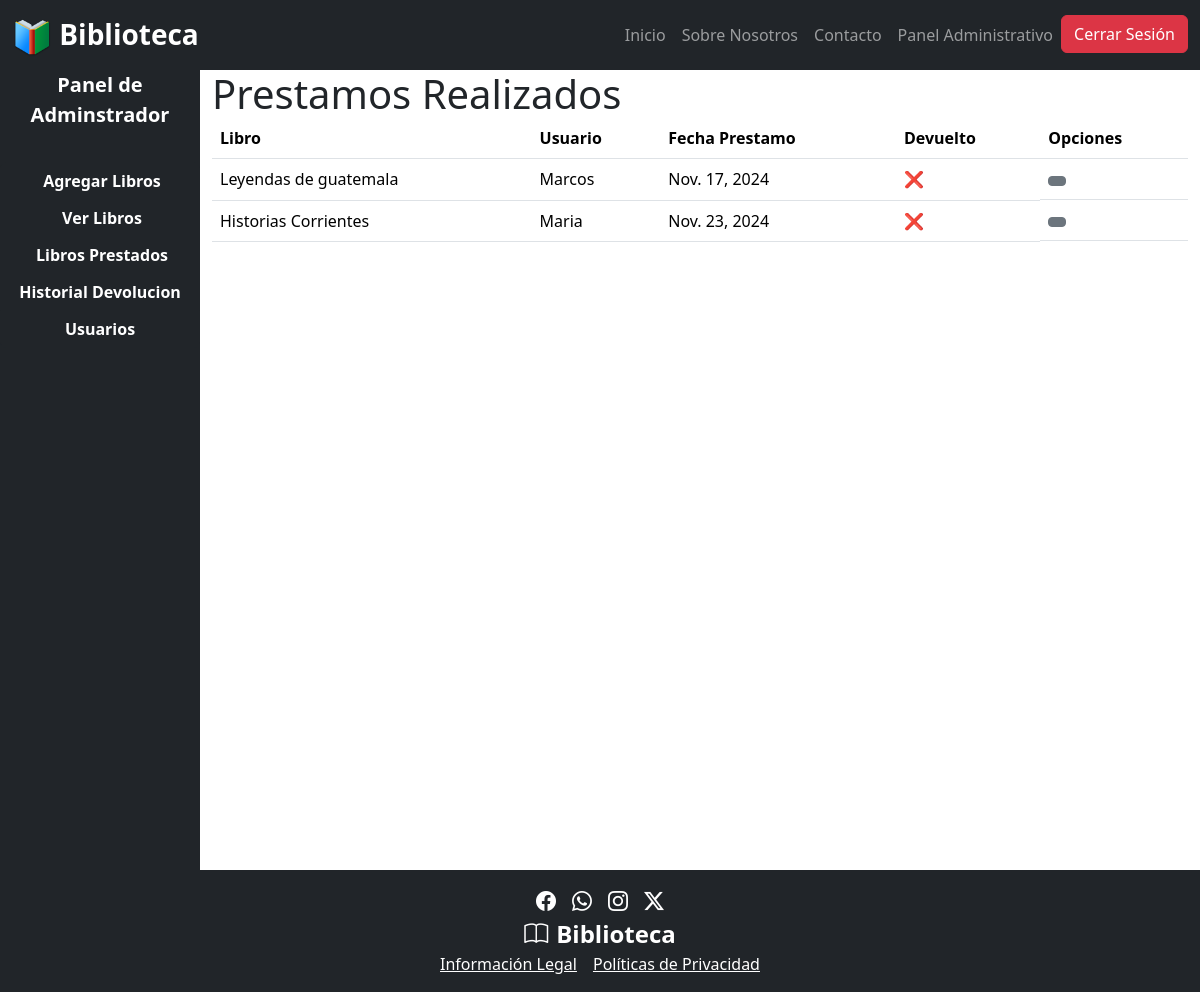
/prestamos/ (signed in), run on an earlier commit of the app's database.
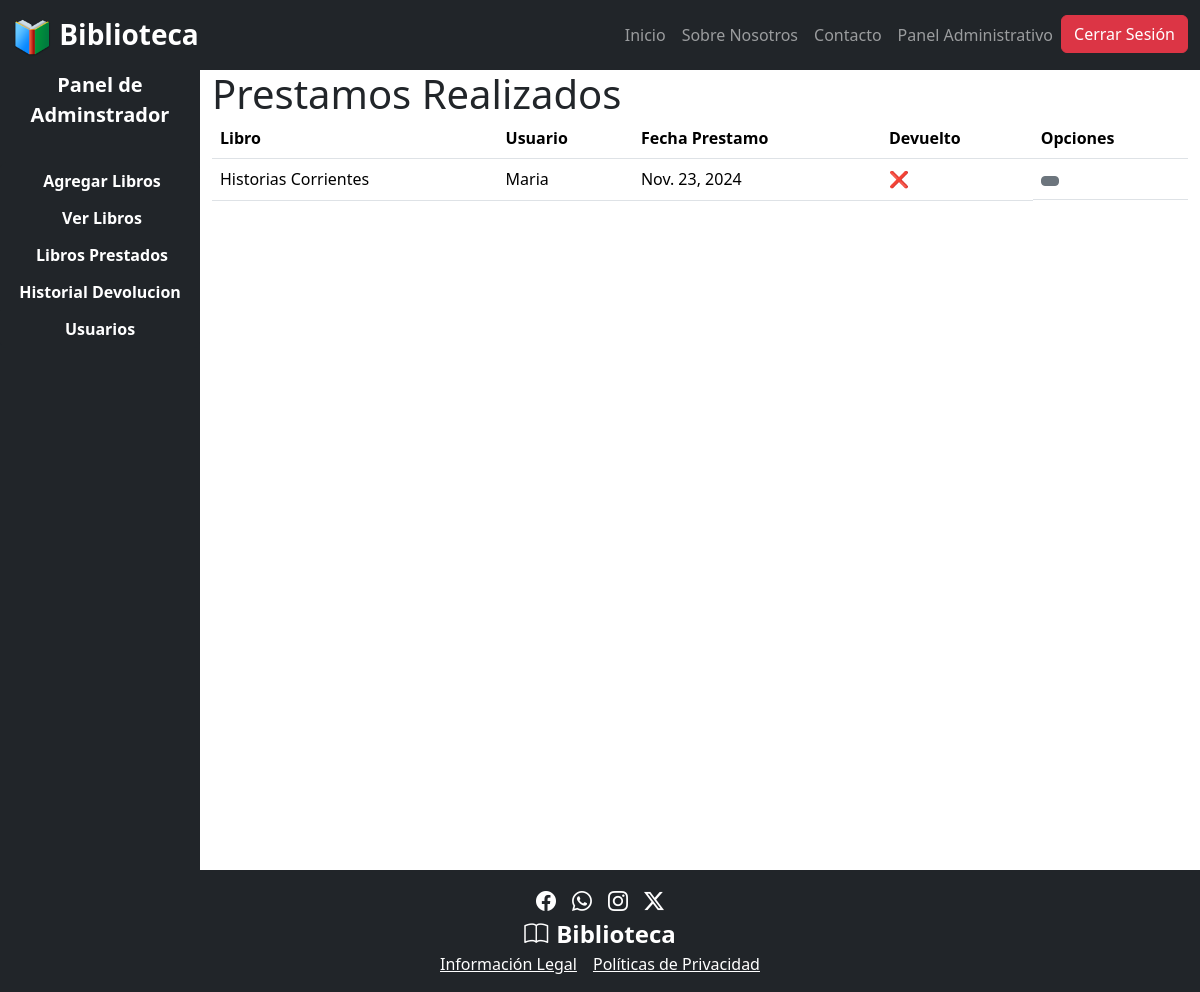
And on a later commit of the database.
### app/models.py (models this page shows, shortened)
class Prestamo(models.Model):
    libro = models.ForeignKey(libros, on_delete=models.CASCADE)
    usuario = models.ForeignKey(User, on_delete=models.CASCADE)
    fecha_prestamo = models.DateField(auto_now_add=True)
    fecha_devolucion = models.DateField(null=True, blank=True)
    devuelto = models.BooleanField(default=False)  # Indica si el libro ha sido devuelto

class libros(models.Model):
    titulo = models.CharField(max_length=100)
    autor = models.CharField(max_length=100)
    genero = models.ForeignKey(genero, on_delete=models.SET_NULL, null=True, blank=True)
    fecha_publicacion = models.DateField()
    disponibilidad = models.BooleanField(default=True)
    isbn = models.CharField(max_length=13, unique=True)
    cantidad_total = models.PositiveIntegerField(default=1)  # Cantidad total del libro en inventario
    cantidad_disponible = models.PositiveIntegerField(default=1)  # Cantidad disponible para préstamo

### app/views.py (the view)
# urls.py: path('prestamos/',gestionar_prestamos,name='prestamos'),
@user_passes_test(es_admin)
def gestionar_prestamos(request):
    prestamos = Prestamo.objects.filter(devuelto=False)
    return render(request, 'admins/gestionar_prestamos.html', {'prestamos': prestamos})

### app/views.py (called while the page is built)
def es_admin(user):
    return user.is_staff

### app/templates/admins/gestionar_prestamos.html (shortened to what this page needs)
{% extends "../admins/base_admin.html" %}{% block admin_content %}
{% if prestamos %}
<div class="container">
  <div class="d-flex align-items-center gap-3">
    <h1 class="mb-0">Prestamos Realizados</h1>
  </div>
  <table class="table">
    <thead>
      <tr>
        <th scope="col">Libro</th>
        <th scope="col">Usuario</th>
        <th scope="col" class="d-none d-md-table-cell">Fecha Prestamo</th>
        <th scope="col" class="d-none d-md-table-cell">Devuelto</th>
        <th scope="col">Opciones</th>
      </tr>
    </thead>
    <tbody>
      {% for prestados in prestamos %}
      <tr>
        <td>{{ prestados.libro.titulo }}</td>
        <td>{{ prestados.usuario }}</td>
        <td class="d-none d-md-table-cell">{{ prestados.fecha_prestamo }}</td>
        <td class="d-none d-md-table-cell">{% if prestados.devuelto %}✔{%else%}❌{% endif %}</td>
        <td class="d-flex flex-column align-items-center row-gap-2 d-lg-block">
          <button
          class="btn btn-secondary d-inline-flex btn-sm"
          data-bs-toggle="modal"
          data-bs-target="#devolver-{{prestados.id}}"
          title="Devolver"
          >
          </button>
          </td>
      </tr>
      {% endfor %}
    </tbody>
  </table>
</div>
{% endif %}
{% endblock %}

What changed in the data, as far as the page shows it:
no longer on this page (row edited): Prestamo: libro.titulo "Leyendas de guatemala", usuario "Marcos", fecha_prestamo "Nov. 17, 2024"
